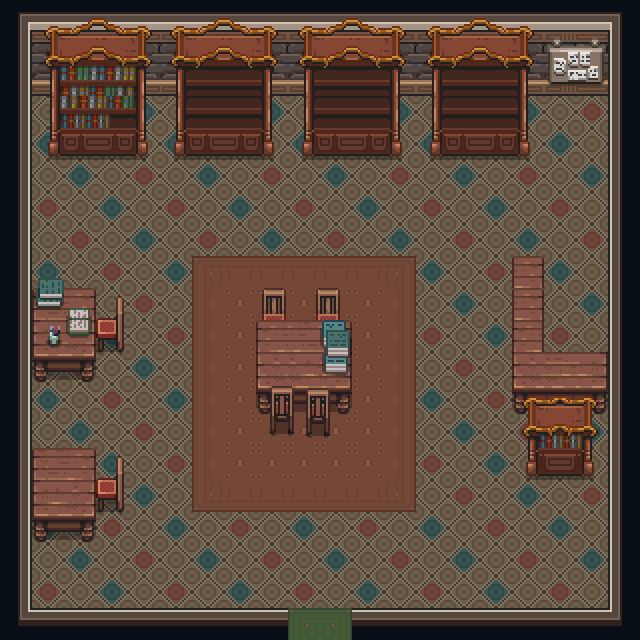

Tiled map render using the project's own tile images. Description and the map definition, with tile-layer contents summarised, below:
An orthogonal 20x20 tile map with 32x32 px tiles, 5 tile layers (Floor, Walls, Rugs, Furniture, ...), 1 hidden layer not drawn and 1 object (city1).

<map version="1.10" tiledversion="1.11.0" orientation="orthogonal" renderorder="right-down" width="20" height="20" tilewidth="32" tileheight="32" infinite="0" nextlayerid="8" nextobjectid="2">
 <tileset firstgid="1" source="../TSX/CLT_Buildings.tsx" />
 <layer id="2" name="Floor" width="20" height="20" locked="1">
  <data>[400 cells, 400 non-empty, 3 distinct tile ids]</data>
 </layer>
 <layer id="1" name="Walls" width="20" height="20" locked="1">
  <properties>
   <property name="solid" type="bool" value="true" />
  </properties>
  <data>[400 cells, 110 non-empty, 20 distinct tile ids]</data>
 </layer>
 <layer id="5" name="Rugs" width="20" height="20" locked="1">
  <data>[400 cells, 58 non-empty, 11 distinct tile ids]</data>
 </layer>
 <layer id="3" name="Furniture" width="20" height="20" locked="1">
  <data>[400 cells, 133 non-empty, 92 distinct tile ids]</data>
 </layer>
 <layer id="4" name="Furniture2" width="20" height="20" locked="1">
  <data>[400 cells, 11 non-empty, 11 distinct tile ids]</data>
 </layer>
 <layer id="6" name="Collisions" width="20" height="20" visible="0" locked="1">
  <properties>
   <property name="solid" type="bool" value="true" />
  </properties>
  <data>[400 cells, 42 non-empty, 1 distinct tile ids]</data>
 </layer>
 <objectgroup id="7" name="exit">
  <object id="1" name="city1" x="288.187" y="620.538" width="64.3743" height="20.2105" />
 </objectgroup>
</map>
